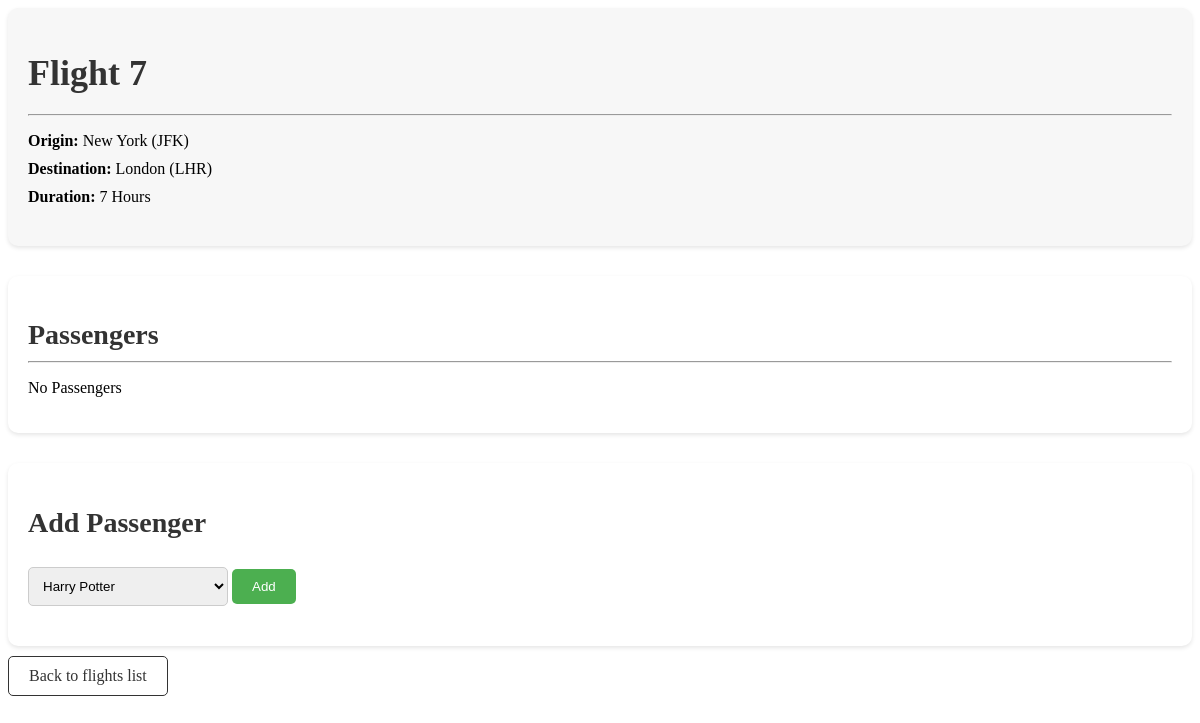
/7, run on the app's committed database.
### flights/models.py (models this page shows, shortened)
class Flight(models.Model):
    origin = models.ForeignKey(Airport, on_delete=models.CASCADE, related_name="departures")
    destination = models.ForeignKey(Airport, on_delete=models.CASCADE, related_name="arrivals")
    duration = models.IntegerField()

class Airport(models.Model):
    code = models.CharField(max_length=3)
    city = models.CharField(max_length=64)
    def __str__(this):
        return f"{this.city} ({this.code})"

### flights/views.py (the view)
# urls.py: path("<int:flight_id>", views.flight, name="flight"),
def flight(request, flight_id):
    flight = Flight.objects.get(id=flight_id)
    return render(request, "flights/flight.html", {
        "flight": flight,
        "passengers": flight.passengers.all(),
        "non_passengers": Passenger.objects.exclude(flights=flight).all()
    })

### flights/models.py (called while the page is built)
    def __str__(this):
        return f"{this.first} {this.last}"

### flights/templates/flights/flight.html (shortened to what this page needs)
{% extends "flights/layout.html" %}
{% block body %}
    <div class="flight-info">
        <h1>Flight {{ flight.id }}</h1><hr>
        <ul>
            <li><b>Origin:</b> {{ flight.origin }}</li>
            <li><b>Destination:</b> {{ flight.destination }}</li>
            <li><b>Duration:</b> {{ flight.duration }} Hours</li>
        </ul>
    </div>
    <div class="passenger-section">
        <h2>Passengers</h2><hr>
        {% if passengers %}
            <ul>
                {% for passenger in passengers %}
                    <li>{{ passenger }}</li>
                {% endfor %}
            </ul>
        {% else %}
            <p>No Passengers</p>
        {% endif %}
    </div>
    <div class="add-passenger-section">
        <h2>Add Passenger</h2><br>
    	<form action="{% url 'book' flight.id %}" method="POST">
	    <select name="passenger">
	        {% for passenger in non_passengers %}
	        <option value="{{ passenger.id }}">{{ passenger }}</option>
       	        {% endfor %}
	    </select>
	    <input type="submit" value="Add">
        </form>
    </div>
    <a href="{% url 'index' %}">Back to flights list</a>
{%endblock%}

### flights/templates/flights/flight.html (style rules this page uses)
h1 { font-size: 36px; margin-bottom: 20px; color: #333; }
ul { list-style: none; padding: 0; margin-bottom: 20px; }
li { margin-bottom: 10px; }
b { font-weight: bold; }
h2 { font-size: 28px; margin-bottom: 10px; color: #333; }
.flight-info { background-color: #f7f7f7; padding: 20px; border-radius: 10px; box-shadow: 0 2px 4px rgba(0, 0, 0, 0.1); margin-bottom: 30px; }
.passenger-section { background-color: #fff; padding: 20px; border-radius: 10px; box-shadow: 0 2px 4px rgba(0, 0, 0, 0.1); margin-bottom: 30px; }
.add-passenger-section { background-color: #fff; padding: 20px; border-radius: 10px; box-shadow: 0 2px 4px rgba(0, 0, 0, 0.1); }
form { margin-bottom: 20px; }
select { width: 200px; padding: 10px; border-radius: 5px; border: 1px solid #ccc; }
input[type="submit"] { padding: 10px 20px; background-color: #4CAF50; color: white; border: none; border-radius: 5px; cursor: pointer; transition: background-color 0.3s; }
a { text-decoration: none; color: #333; display: inline-block; margin-top: 10px; padding: 10px 20px; border: 1px solid #333; border-radius: 5px; transition: background-color 0.3s, color 0.3s; }

### data on the page
Flight: id "7", origin "New York (JFK)", destination "London (LHR)", duration "7"

### other printed values
form field passenger "Harry Potter"
